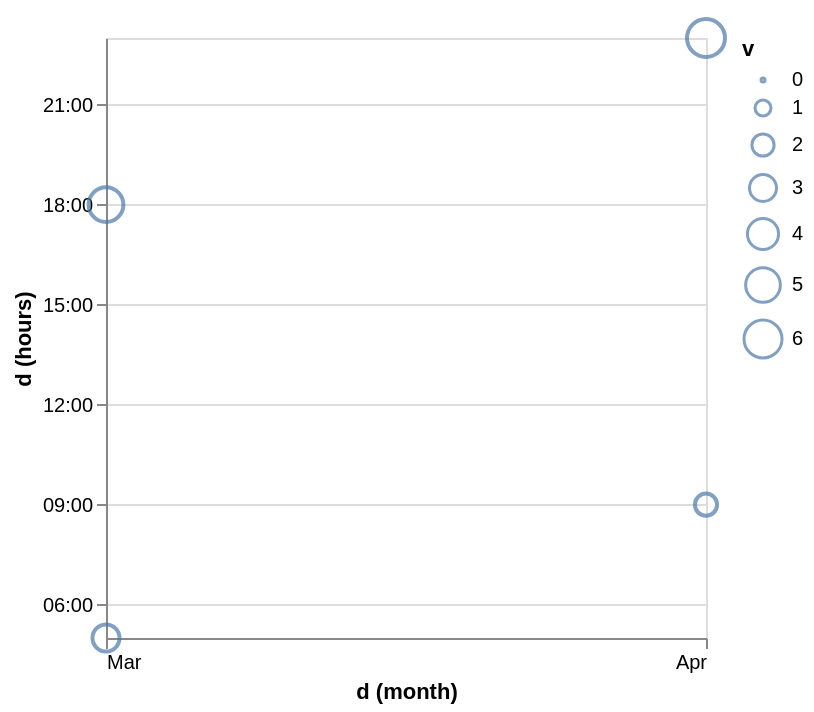

Vega-Lite specification stored for this chart:
### Vega-Lite specification from a JSON file in a GitHub repository (floating-point values rounded to 4 significant figures)
{"$schema": "https://vega.github.io/schema/vega-lite/v6.json", "description": "A UTC time unit on one axis and a local one on the other, over the same instants.", "data": {"values": [{"d": "2012-03-01T05:00:00Z", "v": 3}, {"d": "2012-03-15T18:00:00Z", "v": 5}, {"d": "2012-04-02T09:00:00Z", "v": 2}, {"d": "2012-04-20T23:00:00Z", "v": 6}]}, "mark": "point", "encoding": {"x": {"field": "d", "type": "temporal", "timeUnit": "utcmonth"}, "y": {"field": "d", "type": "temporal", "timeUnit": "hours"}, "size": {"field": "v", "type": "quantitative"}}}
